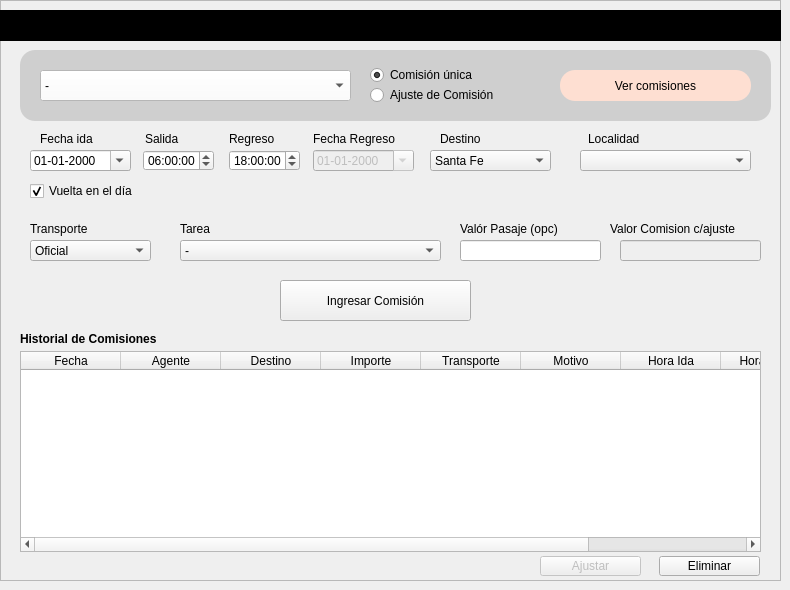
         <widget class="QWidget" name="p_comisiones">
          <widget class="QFrame" name="txt_transporte">
           <property name="geometry">
            <rect>
             <x>0</x>
             <y>0</y>
             <width>781</width>
             <height>581</height>
            </rect>
           </property>
           <property name="frameShape">
            <enum>QFrame::StyledPanel</enum>
           </property>
           <property name="frameShadow">
            <enum>QFrame::Raised</enum>
           </property>
           <widget class="QFrame" name="frame_17">
            <property name="geometry">
             <rect>
              <x>20</x>
              <y>50</y>
              <width>751</width>
              <height>71</height>
             </rect>
            </property>
            <property name="styleSheet">
             <string notr="true">QComboBox{
background-color:white;
color:black;
}

QFrame{
border-radius:15px;
background-color:#cfcfcf;
}
QPushButton{
background:#fedfd2;
border-radius:15px;
border-color: white;
}
QPushButton:hover{
background:grey;
border-radius:15px;
border-color: white;
}</string>
            </property>
            <property name="frameShape">
             <enum>QFrame::StyledPanel</enum>
            </property>
            <property name="frameShadow">
             <enum>QFrame::Raised</enum>
            </property>
            <widget class="QComboBox" name="cb_agente">
             <property name="geometry">
              <rect>
               <x>20</x>
               <y>20</y>
               <width>311</width>
               <height>31</height>
              </rect>
             </property>
             <property name="styleSheet">
              <string notr="true"/>
             </property>
             <item>
              <property name="text">
               <string>-</string>
              </property>
             </item>
            </widget>
            <widget class="QRadioButton" name="rb_unica">
             <property name="geometry">
              <rect>
               <x>350</x>
               <y>14</y>
               <width>141</width>
               <height>22</height>
              </rect>
             </property>
             <property name="styleSheet">
              <string notr="true">color: rgb(0, 0, 0);</string>
             </property>
             <property name="text">
              <string>Comisión única</string>
             </property>
             <property name="checked">
              <bool>true</bool>
             </property>
            </widget>
            <widget class="QRadioButton" name="rb_varias">
             <property name="geometry">
              <rect>
               <x>350</x>
               <y>34</y>
               <width>161</width>
               <height>22</height>
              </rect>
             </property>
             <property name="styleSheet">
              <string notr="true">color: rgb(0, 0, 0);</string>
             </property>
             <property name="text">
              <string>Ajuste de Comisión</string>
             </property>
            </widget>
            <widget class="QPushButton" name="btn_seleccionar_agente">
             <property name="geometry">
              <rect>
               <x>540</x>
               <y>20</y>
               <width>191</width>
               <height>31</height>
              </rect>
             </property>
             <property name="text">
              <string>Ver comisiones</string>
             </property>
            </widget>
           </widget>
           <widget class="QTableWidget" name="tb_comisiones">
            <property name="geometry">
             <rect>
              <x>20</x>
              <y>351</y>
              <width>741</width>
              <height>201</height>
             </rect>
            </property>
            <property name="styleSheet">
             <string notr="true"/>
            </property>
            <property name="editTriggers">
             <set>QAbstractItemView::NoEditTriggers</set>
            </property>
            <property name="alternatingRowColors">
             <bool>true</bool>
            </property>
            <property name="selectionBehavior">
             <enum>QAbstractItemView::SelectRows</enum>
            </property>
            <property name="sortingEnabled">
             <bool>true</bool>
            </property>
            <attribute name="verticalHeaderVisible">
             <bool>false</bool>
            </attribute>
            <column>
             <property name="text">
              <string>Fecha</string>
             </property>
            </column>
            <column>
             <property name="text">
              <string>Agente</string>
             </property>
            </column>
            <column>
             <property name="text">
              <string>Destino</string>
             </property>
            </column>
            <column>
             <property name="text">
              <string>Importe</string>
             </property>
            </column>
            <column>
             <property name="text">
              <string>Transporte</string>
             </property>
            </column>
            <column>
             <property name="text">
              <string>Motivo</string>
             </property>
            </column>
            <column>
             <property name="text">
              <string>Hora Ida</string>
             </property>
            </column>
            <column>
             <property name="text">
              <string>Hora Vuelta</string>
             </property>
            </column>
            <column>
             <property name="text">
              <string>Pasaje</string>
             </property>
            </column>
           </widget>
           <widget class="QComboBox" name="cbx_transporte">
            <property name="geometry">
             <rect>
              <x>30</x>
              <y>240</y>
              <width>121</width>
              <height>21</height>
             </rect>
            </property>
            <item>
             <property name="text">
              <string>Oficial</string>
             </property>
            </item>
            <item>
             <property name="text">
              <string>Omnibus</string>
             </property>
            </item>
           </widget>
           <widget class="QLabel" name="label_72">
            <property name="geometry">
             <rect>
              <x>40</x>
              <y>130</y>
              <width>81</width>
              <height>17</height>
             </rect>
            </property>
            <property name="styleSheet">
             <string notr="true"/>
            </property>
            <property name="text">
             <string>Fecha ida </string>
            </property>
           </widget>
           <widget class="QDateEdit" name="date_comision">
            <property name="geometry">
             <rect>
              <x>30</x>
              <y>150</y>
              <width>101</width>
              <height>21</height>
             </rect>
            </property>
            <property name="displayFormat">
             <string>dd-MM-yyyy</string>
            </property>
            <property name="calendarPopup">
             <bool>true</bool>
            </property>
           </widget>
           <widget class="QComboBox" name="txt_razon">
            <property name="geometry">
             <rect>
              <x>180</x>
              <y>240</y>
              <width>261</width>
              <height>21</height>
             </rect>
            </property>
            <item>
             <property name="text">
              <string>-</string>
             </property>
            </item>
            <item>
             <property name="text">
              <string>Tareas Admnistrativas</string>
             </property>
            </item>
            <item>
             <property name="text">
              <string>Capacitacion</string>
             </property>
            </item>
            <item>
             <property name="text">
              <string>Atencion al publico</string>
             </property>
            </item>
            <item>
             <property name="text">
              <string>Auditoria de terreno</string>
             </property>
            </item>
            <item>
             <property name="text">
              <string>Reunion</string>
             </property>
            </item>
            <item>
             <property name="text">
              <string>Chofer</string>
             </property>
            </item>
            <item>
             <property name="text">
              <string>Fiscalizacion</string>
             </property>
            </item>
            <item>
             <property name="text">
              <string>Tareas inherentes al sector</string>
             </property>
            </item>
           </widget>
           <widget class="QLabel" name="label_73">
            <property name="geometry">
             <rect>
              <x>30</x>
              <y>220</y>
              <width>91</width>
              <height>17</height>
             </rect>
            </property>
            <property name="styleSheet">
             <string notr="true"/>
            </property>
            <property name="text">
             <string>Transporte</string>
            </property>
           </widget>
           <widget class="QLabel" name="label_74">
            <property name="geometry">
             <rect>
              <x>180</x>
              <y>220</y>
              <width>251</width>
              <height>17</height>
             </rect>
            </property>
            <property name="styleSheet">
             <string notr="true"/>
            </property>
            <property name="text">
             <string>Tarea</string>
            </property>
           </widget>
           <widget class="QComboBox" name="txt_destino">
            <property name="geometry">
             <rect>
              <x>430</x>
              <y>150</y>
              <width>121</width>
              <height>21</height>
             </rect>
            </property>
            <item>
             <property name="text">
              <string>Santa Fe</string>
             </property>
            </item>
            <item>
             <property name="text">
              <string>Entre Rios</string>
             </property>
            </item>
            <item>
             <property name="text">
              <string>BS. AS.</string>
             </property>
            </item>
           </widget>
           <widget class="QLabel" name="label_75">
            <property name="geometry">
             <rect>
              <x>440</x>
              <y>130</y>
              <width>61</width>
              <height>17</height>
             </rect>
            </property>
            <property name="styleSheet">
             <string notr="true"/>
            </property>
            <property name="text">
             <string>Destino</string>
            </property>
           </widget>
           <widget class="QLineEdit" name="txt_valor">
            <property name="enabled">
             <bool>true</bool>
            </property>
            <property name="geometry">
             <rect>
              <x>460</x>
              <y>240</y>
              <width>141</width>
              <height>21</height>
             </rect>
            </property>
           </widget>
           <widget class="QLabel" name="label_76">
            <property name="geometry">
             <rect>
              <x>460</x>
              <y>220</y>
              <width>171</width>
              <height>17</height>
             </rect>
            </property>
            <property name="styleSheet">
             <string notr="true"/>
            </property>
            <property name="text">
             <string>Valór Pasaje (opc)</string>
            </property>
           </widget>
           <widget class="QPushButton" name="btn_cargar_comision">
            <property name="geometry">
             <rect>
              <x>280</x>
              <y>280</y>
              <width>191</width>
              <height>41</height>
             </rect>
            </property>
            <property name="text">
             <string>Ingresar Comisión</string>
            </property>
           </widget>
           <widget class="QLabel" name="label_77">
            <property name="geometry">
             <rect>
              <x>20</x>
              <y>330</y>
              <width>171</width>
              <height>17</height>
             </rect>
            </property>
            <property name="font">
             <font>
              <weight>75</weight>
              <bold>true</bold>
             </font>
            </property>
            <property name="text">
             <string>Historial de Comisiones</string>
            </property>
           </widget>
           <widget class="QLabel" name="label_78">
            <property name="geometry">
             <rect>
              <x>145</x>
              <y>130</y>
              <width>41</width>
              <height>17</height>
             </rect>
            </property>
            <property name="styleSheet">
             <string notr="true"/>
            </property>
            <property name="text">
             <string>Salida</string>
            </property>
           </widget>
           <widget class="QLabel" name="label_79">
            <property name="geometry">
             <rect>
              <x>229</x>
              <y>130</y>
              <width>101</width>
              <height>17</height>
             </rect>
            </property>
            <property name="styleSheet">
             <string notr="true"/>
            </property>
            <property name="text">
             <string>Regreso</string>
            </property>
           </widget>
           <widget class="QTimeEdit" name="txt_ini_comi">
            <property name="geometry">
             <rect>
              <x>143</x>
              <y>150</y>
              <width>71</width>
              <height>21</height>
             </rect>
            </property>
            <property name="time">
             <time>
              <hour>6</hour>
              <minute>0</minute>
              <second>0</second>
             </time>
            </property>
           </widget>
           <widget class="QTimeEdit" name="txt_fin_comi">
            <property name="geometry">
             <rect>
              <x>229</x>
              <y>150</y>
              <width>71</width>
              <height>21</height>
             </rect>
            </property>
            <property name="time">
             <time>
              <hour>18</hour>
              <minute>0</minute>
              <second>0</second>
             </time>
            </property>
           </widget>
           <widget class="QLabel" name="label_92">
            <property name="geometry">
             <rect>
              <x>313</x>
              <y>130</y>
              <width>101</width>
              <height>17</height>
             </rect>
            </property>
            <property name="styleSheet">
             <string notr="true"/>
            </property>
            <property name="text">
             <string>Fecha Regreso </string>
            </property>
           </widget>
           <widget class="QDateEdit" name="date_comision_regreso">
            <property name="enabled">
             <bool>false</bool>
            </property>
            <property name="geometry">
             <rect>
              <x>313</x>
              <y>150</y>
              <width>101</width>
              <height>21</height>
             </rect>
            </property>
            <property name="displayFormat">
             <string>dd-MM-yyyy</string>
            </property>
            <property name="calendarPopup">
             <bool>true</bool>
            </property>
           </widget>
           <widget class="QPushButton" name="btn_eliminar_comision">
            <property name="geometry">
             <rect>
              <x>659</x>
              <y>556</y>
              <width>101</width>
              <height>20</height>
             </rect>
            </property>
            <property name="text">
             <string>Eliminar</string>
            </property>
           </widget>
           <widget class="QLabel" name="label_96">
            <property name="geometry">
             <rect>
              <x>588</x>
              <y>130</y>
              <width>71</width>
              <height>17</height>
             </rect>
            </property>
            <property name="styleSheet">
             <string notr="true"/>
            </property>
            <property name="text">
             <string>Localidad</string>
            </property>
           </widget>
           <widget class="QComboBox" name="txt_localidad_comision">
            <property name="geometry">
             <rect>
              <x>580</x>
              <y>150</y>
              <width>171</width>
              <height>21</height>
             </rect>
            </property>
            <item>
             <property name="text">
              <string/>
             </property>
            </item>
            <item>
             <property name="text">
              <string>Albarellos</string>
             </property>
            </item>
            <item>
             <property name="text">
              <string>Alcorta</string>
             </property>
            </item>
            <item>
             <property name="text">
              <string>Arequito</string>
             </property>
            </item>
            <item>
             <property name="text">
              <string>Armstrong</string>
             </property>
            </item>
            <item>
             <property name="text">
              <string>Bombal</string>
             </property>
            </item>
            <item>
             <property name="text">
              <string>Bustinza</string>
             </property>
            </item>
            <item>
             <property name="text">
              <string>Canada de Gomez</string>
             </property>
            </item>
            <item>
             <property name="text">
              <string>Carrizales</string>
             </property>
            </item>
            <item>
             <property name="text">
              <string>Casilda</string>
             </property>
            </item>
            <item>
             <property name="text">
              <string>Carreras</string>
             </property>
            </item>
            <item>
             <property name="text">
              <string>Coronel Arnoldt</string>
             </property>
            </item>
            <item>
             <property name="text">
              <string>Firmat</string>
             </property>
            </item>
            <item>
             <property name="text">
              <string>Fuentes</string>
             </property>
            </item>
            <item>
             <property name="text">
              <string>Las Parejas</string>
             </property>
            </item>
            <item>
             <property name="text">
              <string>Las Rosas</string>
             </property>
            </item>
            <item>
             <property name="text">
              <string>Los Molinos</string>
             </property>
            </item>
            <item>
             <property name="text">
              <string>Maciel</string>
             </property>
            </item>
            <item>
             <property name="text">
              <string>Maximo Paz</string>
             </property>
            </item>
            <item>
             <property name="text">
              <string>Oliveros</string>
             </property>
            </item>
            <item>
             <property name="text">
              <string>Rosario</string>
             </property>
            </item>
            <item>
             <property name="text">
              <string>Rufino</string>
             </property>
            </item>
            <item>
             <property name="text">
              <string>Santa Fe</string>
             </property>
            </item>
            <item>
             <property name="text">
              <string>Santa Isabel</string>
             </property>
            </item>
            <item>
             <property name="text">
              <string>Santa Teresa</string>
             </property>
            </item>
            <item>
             <property name="text">
              <string>Totoras</string>
             </property>
            </item>
            <item>
             <property name="text">
              <string>Venado Tuerto</string>
             </property>
            </item>
            <item>
             <property name="text">
              <string>Villa Constitucion</string>
             </property>
            </item>
            <item>
             <property name="text">
              <string>Villa Mugueta</string>
             </property>
            </item>
            <item>
             <property name="text">
              <string>Wheelwright</string>
             </property>
            </item>
           </widget>
           <widget class="QCheckBox" name="cbx_eneldia">
            <property name="geometry">
             <rect>
              <x>30</x>
              <y>180</y>
              <width>151</width>
              <height>22</height>
             </rect>
            </property>
            <property name="text">
             <string>Vuelta en el día</string>
            </property>
            <property name="checked">
             <bool>true</bool>
            </property>
           </widget>
           <widget class="QFrame" name="frame_32">
            <property name="geometry">
             <rect>
              <x>0</x>
              <y>10</y>
              <width>781</width>
              <height>31</height>
             </rect>
            </property>
            <property name="styleSheet">
             <string notr="true">background-color:rgb(0, 0, 0)</string>
            </property>
            <property name="frameShape">
             <enum>QFrame::StyledPanel</enum>
            </property>
            <property name="frameShadow">
             <enum>QFrame::Raised</enum>
            </property>
            <widget class="QLabel" name="label_42">
             <property name="geometry">
              <rect>
               <x>10</x>
               <y>7</y>
               <width>191</width>
               <height>17</height>
              </rect>
             </property>
             <property name="font">
              <font>
               <weight>75</weight>
               <bold>true</bold>
              </font>
             </property>
             <property name="text">
              <string>LIQUIDAR COMISIONES</string>
             </property>
            </widget>
           </widget>
           <widget class="QLineEdit" name="txt_valor_ajuste">
            <property name="enabled">
             <bool>false</bool>
            </property>
            <property name="geometry">
             <rect>
              <x>620</x>
              <y>240</y>
              <width>141</width>
              <height>21</height>
             </rect>
            </property>
           </widget>
           <widget class="QLabel" name="label_80">
            <property name="geometry">
             <rect>
              <x>610</x>
              <y>220</y>
              <width>171</width>
              <height>17</height>
             </rect>
            </property>
            <property name="styleSheet">
             <string notr="true"/>
            </property>
            <property name="text">
             <string>Valor Comision c/ajuste</string>
            </property>
           </widget>
           <widget class="QPushButton" name="btn_ajustar">
            <property name="enabled">
             <bool>false</bool>
            </property>
            <property name="geometry">
             <rect>
              <x>540</x>
              <y>556</y>
              <width>101</width>
              <height>20</height>
             </rect>
            </property>
            <property name="text">
             <string>Ajustar</string>
            </property>
           </widget>
          </widget>
         </widget>
